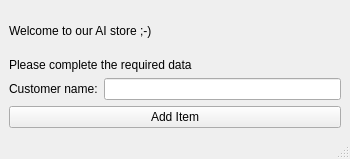
<?xml version="1.0" encoding="UTF-8"?>
<ui version="4.0">
 <class>MainWindow</class>
 <widget class="QMainWindow" name="MainWindow">
  <property name="geometry">
   <rect>
    <x>0</x>
    <y>0</y>
    <width>350</width>
    <height>159</height>
   </rect>
  </property>
  <property name="minimumSize">
   <size>
    <width>0</width>
    <height>0</height>
   </size>
  </property>
  <property name="windowTitle">
   <string>Shop</string>
  </property>
  <widget class="QWidget" name="centralwidget">
   <layout class="QGridLayout" name="gridLayout_2">
    <item row="0" column="0">
     <widget class="QLabel" name="Welcomelabel">
      <property name="text">
       <string>Welcome to our AI store ;-)</string>
      </property>
     </widget>
    </item>
    <item row="1" column="0">
     <layout class="QGridLayout" name="gridLayout">
      <item row="0" column="0" colspan="2">
       <widget class="QLabel" name="Introlabel">
        <property name="text">
         <string>Please complete the required data</string>
        </property>
       </widget>
      </item>
      <item row="2" column="0">
       <widget class="QLabel" name="Namelabel">
        <property name="text">
         <string>Customer name:</string>
        </property>
       </widget>
      </item>
      <item row="3" column="0" colspan="2">
       <widget class="QPushButton" name="AddItempushButton">
        <property name="text">
         <string>Add Item</string>
        </property>
        <property name="icon">
         <iconset resource="resources.qrc">
          <normaloff>:/files/images/accept.png</normaloff>:/files/images/accept.png</iconset>
        </property>
       </widget>
      </item>
      <item row="2" column="1">
       <widget class="QLineEdit" name="lineEdit"/>
      </item>
     </layout>
    </item>
   </layout>
  </widget>
  <widget class="QMenuBar" name="menubar">
   <property name="geometry">
    <rect>
     <x>0</x>
     <y>0</y>
     <width>350</width>
     <height>22</height>
    </rect>
   </property>
  </widget>
  <widget class="QStatusBar" name="statusbar"/>
 </widget>
 <resources>
  <include location="resources.qrc"/>
 </resources>
 <connections/>
</ui>
